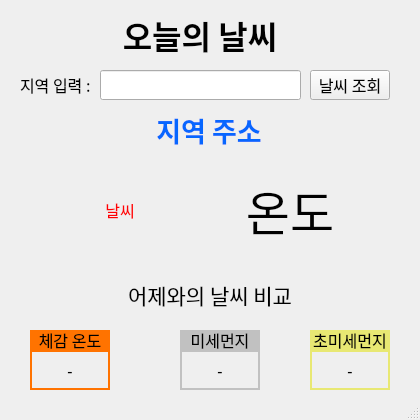
<?xml version="1.0" encoding="UTF-8"?>
<ui version="4.0">
 <class>MainWindow</class>
 <widget class="QMainWindow" name="MainWindow">
  <property name="geometry">
   <rect>
    <x>0</x>
    <y>0</y>
    <width>420</width>
    <height>420</height>
   </rect>
  </property>
  <property name="windowTitle">
   <string>MainWindow</string>
  </property>
  <property name="styleSheet">
   <string notr="true"/>
  </property>
  <widget class="QWidget" name="centralwidget">
   <widget class="QLabel" name="label">
    <property name="geometry">
     <rect>
      <x>100</x>
      <y>10</y>
      <width>200</width>
      <height>50</height>
     </rect>
    </property>
    <property name="font">
     <font>
      <family>휴먼편지체</family>
      <pointsize>24</pointsize>
      <weight>75</weight>
      <bold>true</bold>
     </font>
    </property>
    <property name="styleSheet">
     <string notr="true"/>
    </property>
    <property name="text">
     <string>오늘의 날씨</string>
    </property>
    <property name="alignment">
     <set>Qt::AlignCenter</set>
    </property>
   </widget>
   <widget class="QLabel" name="label_2">
    <property name="geometry">
     <rect>
      <x>20</x>
      <y>70</y>
      <width>80</width>
      <height>30</height>
     </rect>
    </property>
    <property name="font">
     <font>
      <family>휴먼편지체</family>
      <pointsize>12</pointsize>
     </font>
    </property>
    <property name="text">
     <string>지역 입력 : </string>
    </property>
   </widget>
   <widget class="QLineEdit" name="input_area">
    <property name="geometry">
     <rect>
      <x>100</x>
      <y>70</y>
      <width>201</width>
      <height>30</height>
     </rect>
    </property>
   </widget>
   <widget class="QPushButton" name="weather_button">
    <property name="geometry">
     <rect>
      <x>310</x>
      <y>70</y>
      <width>80</width>
      <height>30</height>
     </rect>
    </property>
    <property name="font">
     <font>
      <family>휴먼편지체</family>
      <pointsize>12</pointsize>
     </font>
    </property>
    <property name="text">
     <string>날씨 조회</string>
    </property>
   </widget>
   <widget class="QLabel" name="area_label">
    <property name="geometry">
     <rect>
      <x>9</x>
      <y>110</y>
      <width>400</width>
      <height>40</height>
     </rect>
    </property>
    <property name="font">
     <font>
      <family>휴먼편지체</family>
      <pointsize>20</pointsize>
      <weight>75</weight>
      <bold>true</bold>
     </font>
    </property>
    <property name="styleSheet">
     <string notr="true">color: rgb(7, 102, 255);</string>
    </property>
    <property name="text">
     <string>지역 주소</string>
    </property>
    <property name="alignment">
     <set>Qt::AlignCenter</set>
    </property>
   </widget>
   <widget class="QLabel" name="weather_label">
    <property name="geometry">
     <rect>
      <x>60</x>
      <y>160</y>
      <width>120</width>
      <height>100</height>
     </rect>
    </property>
    <property name="font">
     <font>
      <family>휴먼편지체</family>
      <pointsize>12</pointsize>
     </font>
    </property>
    <property name="styleSheet">
     <string notr="true">color: rgb(255, 0, 4);</string>
    </property>
    <property name="text">
     <string>날씨</string>
    </property>
    <property name="alignment">
     <set>Qt::AlignCenter</set>
    </property>
   </widget>
   <widget class="QLabel" name="temper_label">
    <property name="geometry">
     <rect>
      <x>230</x>
      <y>160</y>
      <width>120</width>
      <height>100</height>
     </rect>
    </property>
    <property name="font">
     <font>
      <family>휴먼편지체</family>
      <pointsize>36</pointsize>
     </font>
    </property>
    <property name="text">
     <string>온도</string>
    </property>
    <property name="alignment">
     <set>Qt::AlignCenter</set>
    </property>
   </widget>
   <widget class="QLabel" name="yesterday_label">
    <property name="geometry">
     <rect>
      <x>60</x>
      <y>270</y>
      <width>300</width>
      <height>50</height>
     </rect>
    </property>
    <property name="font">
     <font>
      <family>휴먼편지체</family>
      <pointsize>16</pointsize>
     </font>
    </property>
    <property name="text">
     <string>어제와의 날씨 비교</string>
    </property>
    <property name="alignment">
     <set>Qt::AlignCenter</set>
    </property>
   </widget>
   <widget class="QLabel" name="label_7">
    <property name="geometry">
     <rect>
      <x>30</x>
      <y>330</y>
      <width>80</width>
      <height>20</height>
     </rect>
    </property>
    <property name="font">
     <font>
      <family>휴먼편지체</family>
      <pointsize>12</pointsize>
     </font>
    </property>
    <property name="styleSheet">
     <string notr="true">background-color: rgb(255, 115, 0);</string>
    </property>
    <property name="text">
     <string>체감 온도</string>
    </property>
    <property name="alignment">
     <set>Qt::AlignCenter</set>
    </property>
   </widget>
   <widget class="QLabel" name="label_8">
    <property name="geometry">
     <rect>
      <x>180</x>
      <y>330</y>
      <width>80</width>
      <height>20</height>
     </rect>
    </property>
    <property name="font">
     <font>
      <family>휴먼편지체</family>
      <pointsize>12</pointsize>
     </font>
    </property>
    <property name="styleSheet">
     <string notr="true">background-color: rgb(193, 193, 193);</string>
    </property>
    <property name="text">
     <string>미세먼지</string>
    </property>
    <property name="alignment">
     <set>Qt::AlignCenter</set>
    </property>
   </widget>
   <widget class="QLabel" name="label_9">
    <property name="geometry">
     <rect>
      <x>310</x>
      <y>330</y>
      <width>80</width>
      <height>20</height>
     </rect>
    </property>
    <property name="font">
     <font>
      <family>휴먼편지체</family>
      <pointsize>12</pointsize>
     </font>
    </property>
    <property name="styleSheet">
     <string notr="true">background-color: rgb(232, 232, 115);</string>
    </property>
    <property name="text">
     <string>초미세먼지</string>
    </property>
    <property name="alignment">
     <set>Qt::AlignCenter</set>
    </property>
   </widget>
   <widget class="QLabel" name="senseTemper_label">
    <property name="geometry">
     <rect>
      <x>30</x>
      <y>350</y>
      <width>80</width>
      <height>40</height>
     </rect>
    </property>
    <property name="font">
     <font>
      <family>휴먼편지체</family>
      <pointsize>12</pointsize>
     </font>
    </property>
    <property name="styleSheet">
     <string notr="true">border-style: solid;
border-width:2px;
border-color: rgb(255, 115, 0);</string>
    </property>
    <property name="text">
     <string>-</string>
    </property>
    <property name="alignment">
     <set>Qt::AlignCenter</set>
    </property>
   </widget>
   <widget class="QLabel" name="dust1_label">
    <property name="geometry">
     <rect>
      <x>180</x>
      <y>350</y>
      <width>80</width>
      <height>40</height>
     </rect>
    </property>
    <property name="font">
     <font>
      <family>휴먼편지체</family>
      <pointsize>12</pointsize>
     </font>
    </property>
    <property name="styleSheet">
     <string notr="true">border-style: solid;
border-width:2px;
border-color:  rgb(193, 193, 193);</string>
    </property>
    <property name="text">
     <string>-</string>
    </property>
    <property name="alignment">
     <set>Qt::AlignCenter</set>
    </property>
   </widget>
   <widget class="QLabel" name="dust2_label">
    <property name="geometry">
     <rect>
      <x>310</x>
      <y>350</y>
      <width>80</width>
      <height>40</height>
     </rect>
    </property>
    <property name="font">
     <font>
      <family>휴먼편지체</family>
      <pointsize>12</pointsize>
     </font>
    </property>
    <property name="styleSheet">
     <string notr="true">border-style: solid;
border-width:2px;
border-color: rgb(232, 232, 115);</string>
    </property>
    <property name="text">
     <string>-</string>
    </property>
    <property name="alignment">
     <set>Qt::AlignCenter</set>
    </property>
   </widget>
  </widget>
  <widget class="QStatusBar" name="statusbar"/>
 </widget>
 <resources/>
 <connections/>
</ui>
